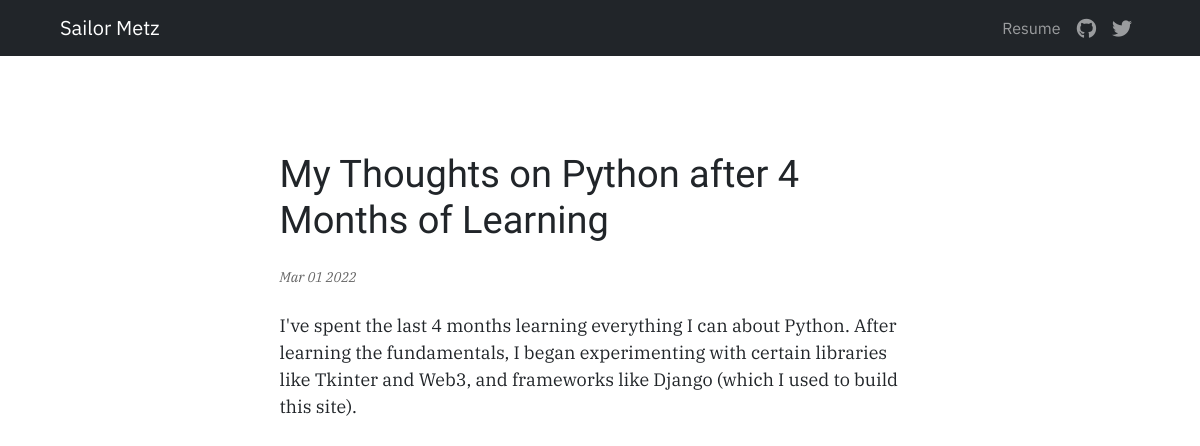
Page /blog/1/ on the committed database.
### blog/models.py (models this page shows)
class BlogProject(models.Model):
    blog_title = models.CharField(max_length=200)
    blog_date = models.DateField()
    blog_description = models.TextField()

### blog/views.py (the view)
# urls.py: path('<int:blog_id>/', views.detail, name='detail'),
def detail(request, blog_id):
    blog = get_object_or_404(BlogProject, pk=blog_id)
    return render(request, 'blog/detail.html', {'blog':blog})

### blog/templates/blog/detail.html (shortened to what this page needs)
{% extends 'portfolio/base.html' %}
{% block content %}
{% load static %}
<link rel="stylesheet" type="text/css" href="{% static 'blog/style.css' %}">
<div class="container my-5">
  <div class="row justify-content-center">
    <div class="col-lg-7 col-12">
      <p class="detail-title mt-5 mb-0">{{ blog.blog_title }}</p>
    </div>
  </div>
  <div class="row justify-content-center">
    <div class="col-lg-7 col-12">
      <p class="detail-sub my-4">{{ blog.blog_date | date:'M d Y' }}</p>
      <p class="detail-content">{{ blog.blog_description }}</p>
    </div>
  </div>
</div>
{% endblock %}

### blog/static/blog/style.css (style rules this page uses)
.detail-title { font-family: "IBM Plex Sans Condensed", sans-serif; font-weight: 500; font-size: 38px; line-height: 1.2; }
.detail-content { font-family: "IBM Plex Serif", serif; font-size: 18px; }
.detail-sub { font-family: "IBM Plex Serif", serif; color: rgb(100,100,100); font-style: italic; font-size: 14px; }

### rows in the picture
BlogProject: blog_title "My Thoughts on Python after 4 Months of Learning", blog_date "Mar 01 2022", blog_description "I've spent the last 4 months learning everything I can about Python. After learning the fundamentals, I began experimenting with certain libraries like Tkinter and Web3, and frameworks like Django (which I used to build this site)."
